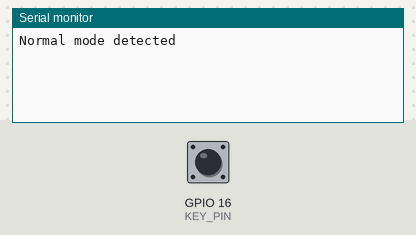
A program run on a simulated ESP8266 (NodeMCU). Shown: the last lines printed to the serial monitor. The test bench sets the inputs (shaded band); at power-on: GPIO 16 (KEY_PIN) HIGH.

Above: at 1.2 s.
1.3 s: GPIO 16 (KEY_PIN) pulled LOW for 0.15 s
At 1.43 s:
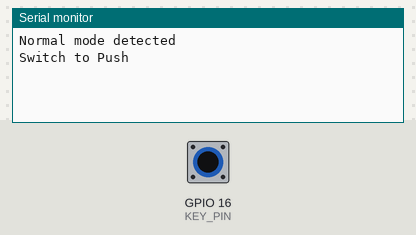
At 2.1 s:
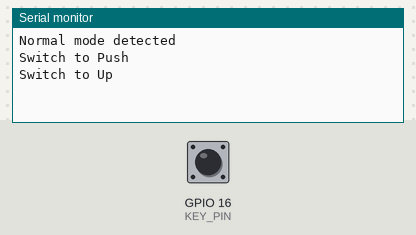

The program:

main.cpp
```cpp
#include <Arduino.h>
#define KEY_PIN 16 // D0/GPIO16 - вибродатчик и тактовая кнопка. Она нормально разомкнуты

int gLastState;

void setup() {
  Serial.begin(9600);
  Serial.println();

  pinMode(KEY_PIN, INPUT);
  gLastState = digitalRead(KEY_PIN);
  if (gLastState == LOW)
  {
    delay(3000);
    gLastState = digitalRead(KEY_PIN);
  }
  if (gLastState == LOW)
  {
    Serial.println("Reset Mode detected");
  } else
  {
    Serial.println("Normal mode detected");
  }

}

void loop() {
  int _CurState = digitalRead(KEY_PIN);
  if (gLastState != _CurState)
  {
    gLastState = _CurState;
    Serial.print("Switch to ");
    Serial.println(_CurState==HIGH?"Up":"Push");
  };
}
```

Measured:
- after the input at 1.3 s, the serial monitor: prints a new line at once (image 1)
